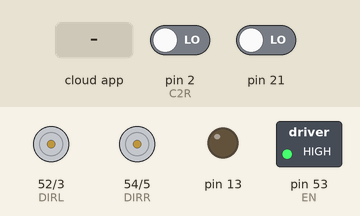
The sketch below on a simulated Arduino Mega 2560, built for the host (arithmetic inside an expression is 32-bit, double 64-bit). On the bench: direction and speed pins drawn as motors (green arrow = direction pin HIGH = forward, orange = LOW = backward, longer = more drive), switched loads named in the sketch (green lamp = pin HIGH), output pins drawn as LEDs (lit = HIGH). Inputs (shaded band) come from the test bench; at power-on: pin 2 (C2R) LOW, pin 21 LOW. The ROS host is connected and sends only what is stated.

Above: at 1.2 s.
1.3 s: the phone or cloud app sets angular.z to -100
At 1.45 s:
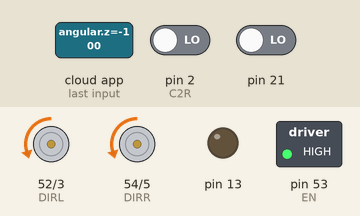
4.3 s: the phone or cloud app sets linear.x to -100
5.8 s: the phone or cloud app sets linear.x to 0
At 6.09 s:
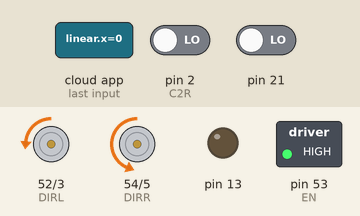
8.8 s: the phone or cloud app sets angular.z to 0
10.3 s: the phone or cloud app sets linear.x to 100
At 10.6 s:
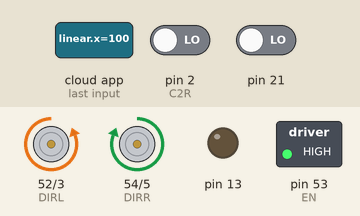
Timing chart, 0 to 12.8 s (numbered marks = the images above; inputs shaded):
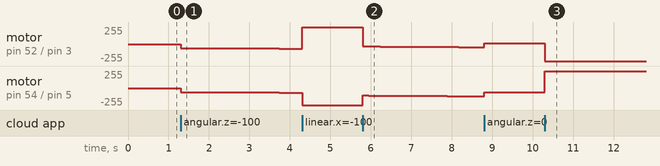

Measured:
- after the input at 1.3 s, motor on pin 52 (DIRL) / pin 3 (PWML), motor on pin 54 (DIRR) / pin 5 (PWMR): moves from stopped to backward 69/255 over 2.7 s, starting at once
- after the input at 5.8 s, motor on pin 52 (DIRL) / pin 3 (PWML): moves from forward 255/255 to backward 47/255 over 2.9 s, starting at once; motor on pin 54 (DIRR) / pin 5 (PWMR): backward 255/255 → backward 112/255 at once, → backward 113/255 0.14 s later, → backward 114/255 0.28 s later, → backward 115/255 0.28 s later, … (12 changes in this stretch)
- after the input at 10.3 s, motor on pin 52 (DIRL) / pin 3 (PWML): forward 12/255 → backward 255/255 at once; motor on pin 54 (DIRR) / pin 5 (PWMR): backward 63/255 → forward 255/255 at once

The sketch:

sketch_feb09a.ino
```cpp
#include <ros.h>
#include <geometry_msgs/Twist.h>
#include <MotorCHR.h>

#define EN 53
#define DIRR 54
#define PWMR 5
#define DIRL 52
#define PWML 3
#define C2L 4
#define C1L 14
#define C1R 7
#define C2R 2
//1920L
//1920R

float velocityLin = 0.0;
float velocityRad = 0.0;


void getVel(const geometry_msgs::Twist &cmd){
  velocityLin = cmd.linear.x;
  velocityRad = cmd.angular.z;
}

ros::NodeHandle node;
ros::Subscriber<geometry_msgs::Twist> subscriber("cmd_vel", &getVel);

int ticksR = 1920;
int ticksL = 1920;
float r = 0.04;
float L = 0.24;
long timer = 0;
MotorCHR motorR(C1R, C2R, DIRR, PWMR, ticksR, false);
MotorCHR motorL(C1L, C2L, DIRL, PWML, ticksL, true);
void getTicksR() {
  motorR.counter();
}
void getTicksL() {
  motorL.counter();
}

void setup() {
  pinMode(EN, OUTPUT);
  digitalWrite(EN, HIGH);
  pinMode(C1R, INPUT);
  pinMode(C2R, INPUT_PULLDOWN);
  pinMode(DIRR, OUTPUT);
  pinMode(PWMR, OUTPUT);
  attachInterrupt(0, getTicksR, CHANGE);
  pinMode(C1L, INPUT);
  pinMode(C2L, INPUT_PULLDOWN);
  pinMode(DIRL, OUTPUT);
  pinMode(PWML, OUTPUT);
  pinMode(13, OUTPUT);
  attachInterrupt(2, getTicksL, CHANGE);
  //Serial.setTimeout(3);
  node.initNode();
  node.subscribe(subscriber);
  motorR.Pk = 20;
  motorR.Ik = 0.03;
  motorL.Pk = 20;
  motorL.Ik = 0.03;
}

void loop() {
  /*if(Serial.available()>0){
    String data = Serial.readString();
    if(data[0] == 'p'){motorR.Pk = data.substring(1).toFloat();}
    else if(data[0] == 'i'){motorR.Ik = data.substring(1).toFloat();}
    else if(data[0] == 'd'){motorR.Dk = data.substring(1).toFloat();}
    else{velocityLin = data.toFloat();}
  }*/

  /*if(millis() - timer > 50){
    Serial.print(motorR.getVelocity());
    Serial.print(',');
    Serial.println(motorR.goal_velocity);
    //Serial.println(motorR.PWM_signal);
    //Serial.print(",");
    //Serial.println(motorR.getVelocity());
   // Serial.print(",");
    //Serial.println(motorR.PWM_signal);
    timer = millis();
  }*/
  motorR.setVelocity((velocityLin / r) + (velocityRad * L) / (2 * r));
  motorL.setVelocity((velocityLin / r) - (velocityRad * L) / (2 * r));
  node.spinOnce();
}
```

MotorCHR.cpp
```cpp
#pragma once
#include <MotorCHR.h>

MotorCHR::MotorCHR(int C1_pin, int C2_pin, int DIR_pin, int PWM_pin, int wheel_ticks, bool is_reversed) {
  this->C1_pin = C1_pin;
  this->C2_pin = C2_pin;
  this->DIR_pin = DIR_pin;
  this->PWM_pin = PWM_pin;
  this->wheel_ticks = wheel_ticks;
  this->is_reversed = is_reversed;
}

float MotorCHR::PID(float current_velocity, float Pk, float Ik, float Dk) {
  current_error = goal_velocity - current_velocity;
  P = current_error * Pk;
  I += (current_error * (50) / 1000) * Ik;
  D = (((current_error - prev_error) / (50)) / 1000) * Dk;
  if (I > 255) {
    I = 255;
  } else if (I < -255) {
    I = -255;
  }
  PWM_signal = P + I + D;
  if (PWM_signal > 255) {
    PWM_signal = 255;
  } else if (PWM_signal < -255) {
    PWM_signal = -255;
  }
  prev_error = current_error;
  return PWM_signal;
}

void MotorCHR::driverControl(float PWM_signal) {
  if (PWM_signal >= 0) {
    if (is_reversed) {
      digitalWrite(DIR_pin, LOW);
    } else {
      digitalWrite(DIR_pin, HIGH);
    }
  } else {
    if (is_reversed) {
      digitalWrite(DIR_pin, HIGH);
    } else {
      digitalWrite(DIR_pin, LOW);
    }
  }
  analogWrite(PWM_pin, abs(PWM_signal));
}

void MotorCHR::setVelocity(float new_velocity) {
  goal_velocity = new_velocity;
  driverControl(PID(calculateVelocity(), Pk, Ik, Dk));
}

float MotorCHR::getVelocity() {
  return current_velocity;
}

float MotorCHR::calculateVelocity() {
  if (millis() - timer >= 50) {
    current_velocity = ((float)(current_ticks - prev_ticks) / (float)((millis() - timer) * wheel_ticks)) * 6.28 * 1000;
    timer = millis();
    prev_ticks = current_ticks;
  }
  return current_velocity;
}

void MotorCHR::counter() {
  if (digitalRead(C1_pin) == digitalRead(C2_pin)) {
    if (is_reversed) {
      current_ticks--;
    } else {
      current_ticks++;
    }
  } else {
    if (is_reversed) {
      current_ticks++;
    } else {
      current_ticks--;
    }
  }
}
```

MotorCHR.h
```cpp
#pragma once
#include <Arduino.h>
class MotorCHR {
public:
  MotorCHR(int C1_pin, int C2_pin, int DIR_pin, int PWM_pin, int wheel_ticks, bool is_reversed);
  void setVelocity(float new_velocity);
  float getVelocity();
  float calculateVelocity();
  float PID(float current_velocity, float Pk, float Ik, float Dk);
  void driverControl(float PWM_signal);
  void counter();
  int C1_pin, C2_pin, DIR_pin, PWM_pin, wheel_ticks;
  float current_velocity = 0;
  float goal_velocity = 0;
  int current_ticks = 0;
  int prev_ticks = 0;
  float current_error;
  float prev_error = 0;
  unsigned long timer = 0;
  float P = 0;
  float I = 0;
  float D = 0;
  float Pk = 0;
  float Ik = 0;
  float Dk = 0;
  float PWM_signal;
  bool is_reversed = false;
};
```
